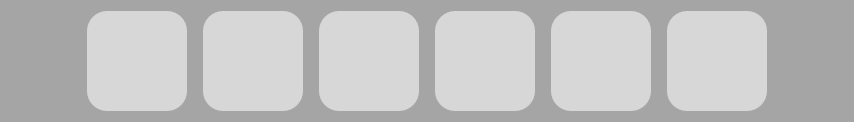
                      <widget class="QFrame" name="frame_6">
                       <property name="minimumSize">
                        <size>
                         <width>790</width>
                         <height>120</height>
                        </size>
                       </property>
                       <property name="styleSheet">
                        <string notr="true">background-color: rgb(165, 165, 165);
border-radius: 20px; </string>
                       </property>
                       <property name="frameShape">
                        <enum>QFrame::StyledPanel</enum>
                       </property>
                       <property name="frameShadow">
                        <enum>QFrame::Raised</enum>
                       </property>
                       <layout class="QHBoxLayout" name="horizontalLayout_17">
                        <item>
                         <layout class="QHBoxLayout" name="horizontalLayout_16">
                          <item>
                           <widget class="QPushButton" name="visitedLeftArrow">
                            <property name="minimumSize">
                             <size>
                              <width>50</width>
                              <height>50</height>
                             </size>
                            </property>
                            <property name="maximumSize">
                             <size>
                              <width>100</width>
                              <height>100</height>
                             </size>
                            </property>
                            <property name="styleSheet">
                             <string notr="true">QPushButton {
    border: none;
    border-radius: 10px; 
    background-color: transparent;
}

QPushButton::icon {
    padding: 10px; 
}

QPushButton:hover {
    background-color: rgb(220, 190, 190);
}</string>
                            </property>
                            <property name="text">
                             <string/>
                            </property>
                           </widget>
                          </item>
                          <item>
                           <spacer name="horizontalSpacer_39">
                            <property name="orientation">
                             <enum>Qt::Horizontal</enum>
                            </property>
                            <property name="sizeType">
                             <enum>QSizePolicy::Fixed</enum>
                            </property>
                            <property name="sizeHint" stdset="0">
                             <size>
                              <width>20</width>
                              <height>20</height>
                             </size>
                            </property>
                           </spacer>
                          </item>
                          <item>
                           <layout class="QHBoxLayout" name="horizontalLayout_18">
                            <item>
                             <widget class="QPushButton" name="visited_1">
                              <property name="minimumSize">
                               <size>
                                <width>100</width>
                                <height>100</height>
                               </size>
                              </property>
                              <property name="maximumSize">
                               <size>
                                <width>200</width>
                                <height>200</height>
                               </size>
                              </property>
                              <property name="styleSheet">
                               <string notr="true">QPushButton {
    border: solid;
    border-radius: 20px; 
    background-color: rgb(215, 215, 215);
}

QPushButton::icon {
    padding: 10px; 
}

QPushButton:hover {
    background-color: rgb(154, 153, 150);
}</string>
                              </property>
                              <property name="text">
                               <string/>
                              </property>
                             </widget>
                            </item>
                            <item>
                             <spacer name="horizontalSpacer_43">
                              <property name="orientation">
                               <enum>Qt::Horizontal</enum>
                              </property>
                              <property name="sizeType">
                               <enum>QSizePolicy::Fixed</enum>
                              </property>
                              <property name="sizeHint" stdset="0">
                               <size>
                                <width>10</width>
                                <height>20</height>
                               </size>
                              </property>
                             </spacer>
                            </item>
                            <item>
                             <widget class="QPushButton" name="visited_2">
                              <property name="minimumSize">
                               <size>
                                <width>100</width>
                                <height>100</height>
                               </size>
                              </property>
                              <property name="maximumSize">
                               <size>
                                <width>200</width>
                                <height>200</height>
                               </size>
                              </property>
                              <property name="styleSheet">
                               <string notr="true">QPushButton {
    border: solid;
    border-radius: 20px; 
    background-color: rgb(215, 215, 215);
}

QPushButton::icon {
    padding: 10px; 
}

QPushButton:hover {
    background-color: rgb(154, 153, 150);
}</string>
                              </property>
                              <property name="text">
                               <string/>
                              </property>
                             </widget>
                            </item>
                            <item>
                             <spacer name="horizontalSpacer_46">
                              <property name="orientation">
                               <enum>Qt::Horizontal</enum>
                              </property>
                              <property name="sizeType">
                               <enum>QSizePolicy::Fixed</enum>
                              </property>
                              <property name="sizeHint" stdset="0">
                               <size>
                                <width>10</width>
                                <height>20</height>
                               </size>
                              </property>
                             </spacer>
                            </item>
                            <item>
                             <widget class="QPushButton" name="visited_3">
                              <property name="minimumSize">
                               <size>
                                <width>100</width>
                                <height>100</height>
                               </size>
                              </property>
                              <property name="maximumSize">
                               <size>
                                <width>200</width>
                                <height>200</height>
                               </size>
                              </property>
                              <property name="styleSheet">
                               <string notr="true">QPushButton {
    border: solid;
    border-radius: 20px; 
    background-color: rgb(215, 215, 215);
}

QPushButton::icon {
    padding: 10px; 
}

QPushButton:hover {
    background-color: rgb(154, 153, 150);
}</string>
                              </property>
                              <property name="text">
                               <string/>
                              </property>
                             </widget>
                            </item>
                            <item>
                             <spacer name="horizontalSpacer_45">
                              <property name="orientation">
                               <enum>Qt::Horizontal</enum>
                              </property>
                              <property name="sizeType">
                               <enum>QSizePolicy::Fixed</enum>
                              </property>
                              <property name="sizeHint" stdset="0">
                               <size>
                                <width>10</width>
                                <height>20</height>
                               </size>
                              </property>
                             </spacer>
                            </item>
                            <item>
                             <widget class="QPushButton" name="visited_4">
                              <property name="minimumSize">
                               <size>
                                <width>100</width>
                                <height>100</height>
                               </size>
                              </property>
                              <property name="maximumSize">
                               <size>
                                <width>200</width>
                                <height>200</height>
                               </size>
                              </property>
                              <property name="styleSheet">
                               <string notr="true">QPushButton {
    border: solid;
    border-radius: 20px; 
    background-color: rgb(215, 215, 215);
}

QPushButton::icon {
    padding: 10px; 
}

QPushButton:hover {
    background-color: rgb(154, 153, 150);
}</string>
                              </property>
                              <property name="text">
                               <string/>
                              </property>
                             </widget>
                            </item>
                            <item>
                             <spacer name="horizontalSpacer_42">
                              <property name="orientation">
                               <enum>Qt::Horizontal</enum>
                              </property>
                              <property name="sizeType">
                               <enum>QSizePolicy::Fixed</enum>
                              </property>
                              <property name="sizeHint" stdset="0">
                               <size>
                                <width>10</width>
                                <height>20</height>
                               </size>
                              </property>
                             </spacer>
                            </item>
                            <item>
                             <widget class="QPushButton" name="visited_5">
                              <property name="minimumSize">
                               <size>
                                <width>100</width>
                                <height>100</height>
                               </size>
                              </property>
                              <property name="maximumSize">
                               <size>
                                <width>200</width>
                                <height>200</height>
                               </size>
                              </property>
                              <property name="styleSheet">
                               <string notr="true">QPushButton {
    border: solid;
    border-radius: 20px; 
    background-color: rgb(215, 215, 215);
}

QPushButton::icon {
    padding: 10px; 
}

QPushButton:hover {
    background-color: rgb(154, 153, 150);
}</string>
                              </property>
                              <property name="text">
                               <string/>
                              </property>
                             </widget>
                            </item>
                            <item>
                             <spacer name="horizontalSpacer_41">
                              <property name="orientation">
                               <enum>Qt::Horizontal</enum>
                              </property>
                              <property name="sizeType">
                               <enum>QSizePolicy::Fixed</enum>
                              </property>
                              <property name="sizeHint" stdset="0">
                               <size>
                                <width>10</width>
                                <height>20</height>
                               </size>
                              </property>
                             </spacer>
                            </item>
                            <item>
                             <widget class="QPushButton" name="visited_6">
                              <property name="minimumSize">
                               <size>
                                <width>100</width>
                                <height>100</height>
                               </size>
                              </property>
                              <property name="maximumSize">
                               <size>
                                <width>200</width>
                                <height>200</height>
                               </size>
                              </property>
                              <property name="styleSheet">
                               <string notr="true">QPushButton {
    border: solid;
    border-radius: 20px; 
    background-color: rgb(215, 215, 215);
}

QPushButton::icon {
    padding: 10px; 
}

QPushButton:hover {
    background-color: rgb(154, 153, 150);
}</string>
                              </property>
                              <property name="text">
                               <string/>
                              </property>
                             </widget>
                            </item>
                           </layout>
                          </item>
                          <item>
                           <spacer name="horizontalSpacer_38">
                            <property name="orientation">
                             <enum>Qt::Horizontal</enum>
                            </property>
                            <property name="sizeType">
                             <enum>QSizePolicy::Fixed</enum>
                            </property>
                            <property name="sizeHint" stdset="0">
                             <size>
                              <width>20</width>
                              <height>20</height>
                             </size>
                            </property>
                           </spacer>
                          </item>
                          <item>
                           <widget class="QPushButton" name="visitedRightArrow">
                            <property name="minimumSize">
                             <size>
                              <width>50</width>
                              <height>50</height>
                             </size>
                            </property>
                            <property name="maximumSize">
                             <size>
                              <width>100</width>
                              <height>100</height>
                             </size>
                            </property>
                            <property name="styleSheet">
                             <string notr="true">QPushButton {
    border: none;
    border-radius: 10px; 
    background-color: transparent;
}

QPushButton::icon {
    padding: 10px; 
}

QPushButton:hover {
    background-color: rgb(220, 190, 190);
}</string>
                            </property>
                            <property name="text">
                             <string/>
                            </property>
                           </widget>
                          </item>
                         </layout>
                        </item>
                       </layout>
                      </widget>
